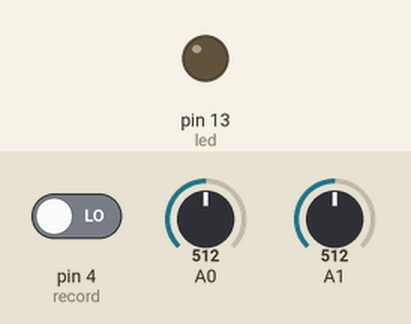
Simulated run of this sketch. Board: Arduino Uno, built with avr-gcc and run on an emulated ATmega328P. On the bench: output pins drawn as LEDs (lit = HIGH). Inputs (shaded band) come from the test bench; at power-on: pin 4 (record) LOW, A0 = 512, A1 = 512. What the sketch prints to the serial monitor is not drawn.

Above: at 1.2 s.
1.3 s: pin 4 (record) driven HIGH
3.3 s: pin 4 (record) driven LOW
At 3.9 s:
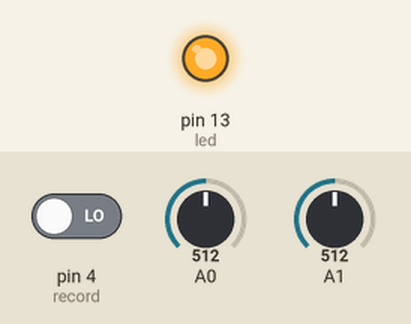
Timing chart, 0 to 6.3 s (numbered marks = the images above; inputs shaded):
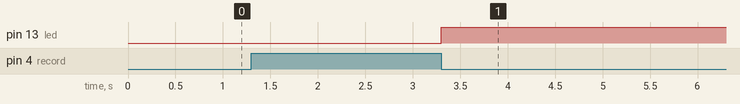

Measured:
- after the input at 1.3 s, every drawn part: stays the same
- after the input at 3.3 s, pin 13 (led): LOW → HIGH at once

The sketch:

controlRecorder0_3.ino
```cpp
int sampleRange = 200;

unsigned long xPos[200];
unsigned long yPos[200];
int rangeCount = 0;

const int record = 4;
const int led = 13;
int recordFlag = 0;
int recording = 0;
int play = 0;

unsigned long milliSamp;

void setup(){
  Serial.begin(9600);
  pinMode(led, OUTPUT);
  for(int i = 0; i < sampleRange; i++)
    xPos[i] = 511;

  for(int j = 0; j < sampleRange; j++)
    yPos[j] = 511;

    pinMode(record, INPUT);
    Serial.print("Setup Complete");
}

void loop(){
  if((digitalRead(record) == HIGH) && (recordFlag == 0)){
    recording = 1;
    recordFlag = 1;
    rangeCount = 0;
    delay(50);
    digitalWrite(led, LOW);
    milliSamp = millis();
  }
  recordSequence();
  playSequence();
  //if((digitalRead(record) == LOW) && (recordFlag == 1)){
  //  recordFlag = 0;
  //}
}


void recordSequence(){
  while(recording == 1){
    if((millis() - milliSamp) >= 80){
      xPos[rangeCount] = analogRead(A0);
      Serial.println(xPos[rangeCount]);
      yPos[rangeCount] = analogRead(A1);
      rangeCount = rangeCount++;
      milliSamp = millis();
    }
    if(rangeCount > 198){
      recordFlag = 0;
      recording = 0;
      play = 1;
      rangeCount = 0;
    }
    if((digitalRead(record) == LOW) && (recordFlag == 1)){
      recordFlag = 0;
      recording = 0;
      play = 1;
      rangeCount = 0;
    }
  }
}

void playSequence(){
  while(play == 1){
    digitalWrite(led, HIGH);
    if((millis() - milliSamp) >= 80){
      Serial.print(xPos[rangeCount]);
      rangeCount = rangeCount++;
      if(rangeCount > 198){
        rangeCount = 0;
      }
      milliSamp = millis();


    }


  }
}
```
